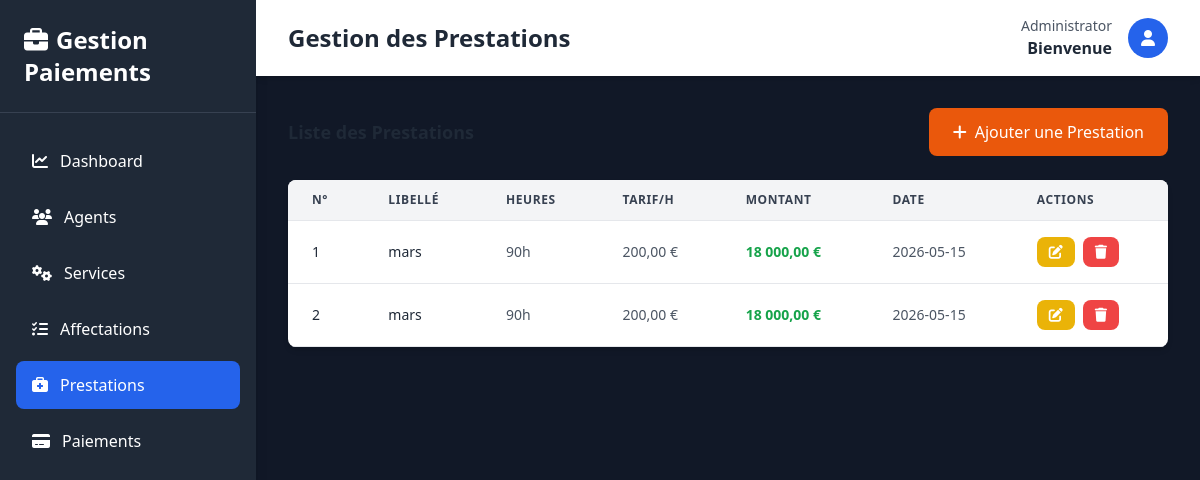
/pages/prestations/index.php (signed in), run on the app's committed database.
### tables this page shows
CREATE TABLE `prestation` (
  `numeroPrest` int(11) NOT NULL,
  `libelle` varchar(100) DEFAULT NULL,
  `nbreHeure` int(11) DEFAULT NULL,
  `salaire_horaire` float DEFAULT NULL,
  `montant` float DEFAULT NULL,
  `date_prestation` date DEFAULT NULL,
  `id_affectation` int(11) NOT NULL
);

### Classes/Prestation.php (called while the page is built, shortened)
<?php
require_once __DIR__ . '/../Config/Database.php';
class Prestation {
    private $numeroPrest;
    private $libelle;
    private $nbreHeure;
    private $salaire_horaire;
    private $montant;
    private $date_prestation;
    public function __construct(
        $libelle = null,
        $nbreHeure = null,
        $salaire_horaire = null,
        $montant = null,
        $date_prestation = null,
        $id_affectation = null,
        $numeroPrest = null
    ) {
        $this->numeroPrest = $numeroPrest;
        $this->libelle = $libelle;
        $this->nbreHeure = $nbreHeure;
        $this->salaire_horaire = $salaire_horaire;
        $this->montant = $montant;
        $this->date_prestation = $date_prestation;
    }
    public function getNumeroPrest() {
        return $this->numeroPrest;
    }
    public function getLibelle() {
        return $this->libelle;
    }
    public function getNbreHeure() {
        return $this->nbreHeure;
    }
    public function getSalaireHoraire() {
        return $this->salaire_horaire;
    }
    public function getMontant() {
        return $this->montant;
    }
    public function getDatePrestation() {
        return $this->date_prestation;
    }
    public static function getAll() {
        $db = Database::getInstance();
        $sql = "SELECT * FROM Prestation";
        $prestations = [];
        try {
            $stmt = $db->prepare($sql);
            $stmt->execute();
            while ($row = $stmt->fetch(PDO::FETCH_ASSOC)) {
                $prestation = new self(
                    $row['libelle'],
                    $row['nbreHeure'],
                    $row['salaire_horaire'],
                    $row['montant'],
                    $row['date_prestation'],
                    $row['id_affectation'],
                    $row['numeroPrest']
                );
                $prestations[] = $prestation;
            }
            return $prestations;
        } catch (PDOException $e) {
            echo "Erreur lors de la récupération : " . $e->getMessage();
            return [];
        }
    }
}
?>

### Config/Database.php (called while the page is built, shortened)
<?php
class Database {
    private static $host = 'localhost';
    private static $db_name = 'gestion_paiement_agents';
    private static $user = 'root';
    private static $password = '';
    private static $conn;
    public static function connect() {
        self::$conn = null;
        try {
            $dsn = 'mysql:host=' . self::$host . ';dbname=' . self::$db_name . ';charset=utf8';
            self::$conn = new PDO($dsn, self::$user, self::$password);
            self::$conn->setAttribute(PDO::ATTR_ERRMODE, PDO::ERRMODE_EXCEPTION);
        } catch (PDOException $e) {
            die('Erreur de connexion : ' . $e->getMessage());
        }
        return self::$conn;
    }
    public static function getInstance() {
        return self::$conn;
    }
}
?>

### pages/prestations/index.php (the view, shortened to what this page needs)
<?php
require_once __DIR__ . '/../../Config/Database.php';
require_once __DIR__ . '/../../Classes/Prestation.php';
$prestations = Prestation::getAll();
?>
<!DOCTYPE html>
<html lang="fr">
<head>
    <script src="https://cdn.tailwindcss.com"></script>
    <link rel="stylesheet" href="https://cdnjs.cloudflare.com/ajax/libs/font-awesome/6.4.0/css/all.min.css">
</head>
<body class="bg-gray-50">
    <div class="flex h-screen bg-gray-900">
        <div class="w-64 bg-gray-800 text-white shadow-lg">
            <div class="p-6 border-b border-gray-700">
                <h1 class="text-2xl font-bold">
                    <i class="fas fa-briefcase mr-2"></i>Gestion Paiements
                </h1>
            </div>
            <nav class="mt-6 px-4">
                <ul class="space-y-2">
                    <li>
                        <a href="../../Dashboard.php" class="flex items-center px-4 py-3 rounded-lg hover:bg-gray-700 transition">
                            <i class="fas fa-chart-line mr-3"></i>Dashboard
                        </a>
                    </li>
                    <li>
                        <a href="../agents/index.php" class="flex items-center px-4 py-3 rounded-lg hover:bg-gray-700 transition">
                            <i class="fas fa-users mr-3"></i>Agents
                        </a>
                    </li>
                    <li>
                        <a href="../services/index.php" class="flex items-center px-4 py-3 rounded-lg hover:bg-gray-700 transition">
                            <i class="fas fa-cogs mr-3"></i>Services
                        </a>
                    </li>
                    <li>
                        <a href="../affectations/index.php" class="flex items-center px-4 py-3 rounded-lg hover:bg-gray-700 transition">
                            <i class="fas fa-tasks mr-3"></i>Affectations
                        </a>
                    </li>
                    <li>
                        <a href="index.php" class="flex items-center px-4 py-3 rounded-lg bg-blue-600 hover:bg-blue-700 transition">
                            <i class="fas fa-briefcase-medical mr-3"></i>Prestations
                        </a>
                    </li>
                    <li>
                        <a href="../paiements/index.php" class="flex items-center px-4 py-3 rounded-lg hover:bg-gray-700 transition">
                            <i class="fas fa-credit-card mr-3"></i>Paiements
                        </a>
                    </li>
                </ul>
            </nav>
        </div>
        <div class="flex-1 flex flex-col overflow-hidden">
            <div class="bg-white shadow-md">
                <div class="max-w-7xl mx-auto px-4 sm:px-6 lg:px-8 py-4 flex justify-between items-center w-full">
                    <h2 class="text-2xl font-bold text-gray-800">Gestion des Prestations</h2>
                    <div class="flex items-center gap-4">
                        <div class="text-right">
                            <p class="text-sm text-gray-600">Administrator</p>
                            <p class="font-semibold text-gray-800">Bienvenue</p>
                        </div>
                        <div class="w-10 h-10 bg-blue-600 rounded-full flex items-center justify-center text-white">
                            <i class="fas fa-user"></i>
                        </div>
                    </div>
                </div>
            </div>
            <div class="flex-1 overflow-auto p-8">
                <div class="flex justify-between items-center mb-6">
                    <h3 class="text-lg font-bold text-gray-800">Liste des Prestations</h3>
                    <a href="add.php" class="bg-orange-600 hover:bg-orange-700 text-white px-6 py-3 rounded-lg flex items-center gap-2 transition">
                        <i class="fas fa-plus"></i> Ajouter une Prestation
                    </a>
                </div>
                <div class="bg-white rounded-lg shadow-md overflow-hidden">
                    <div class="overflow-x-auto">
                        <table class="w-full">
                            <thead class="bg-gray-100 border-b border-gray-200">
                                <tr>
                                    <th class="px-6 py-3 text-left text-xs font-semibold text-gray-700 uppercase tracking-wider">N°</th>
                                    <th class="px-6 py-3 text-left text-xs font-semibold text-gray-700 uppercase tracking-wider">Libellé</th>
                                    <th class="px-6 py-3 text-left text-xs font-semibold text-gray-700 uppercase tracking-wider">Heures</th>
                                    <th class="px-6 py-3 text-left text-xs font-semibold text-gray-700 uppercase tracking-wider">Tarif/h</th>
                                    <th class="px-6 py-3 text-left text-xs font-semibold text-gray-700 uppercase tracking-wider">Montant</th>
                                    <th class="px-6 py-3 text-left text-xs font-semibold text-gray-700 uppercase tracking-wider">Date</th>
                                    <th class="px-6 py-3 text-left text-xs font-semibold text-gray-700 uppercase tracking-wider">Actions</th>
                                </tr>
                            </thead>
                            <tbody>
                                <?php if (empty($prestations)): ?>
                                <tr>
                                    <td colspan="7" class="px-6 py-8 text-center text-gray-500">
                                        <i class="fas fa-inbox text-4xl mb-2"></i>
                                        <p class="mt-2">Aucune prestation trouvée</p>
                                    </td>
                                </tr>
                                <?php else: ?>
                                    <?php foreach ($prestations as $prestation): ?>
                                    <tr class="border-b border-gray-200 hover:bg-gray-50 transition">
                                        <td class="px-6 py-4 whitespace-nowrap text-sm font-medium text-gray-800"><?php echo $prestation->getNumeroPrest(); ?></td>
                                        <td class="px-6 py-4 whitespace-nowrap text-sm text-gray-800"><?php echo $prestation->getLibelle(); ?></td>
                                        <td class="px-6 py-4 whitespace-nowrap text-sm text-gray-600"><?php echo $prestation->getNbreHeure(); ?>h</td>
                                        <td class="px-6 py-4 whitespace-nowrap text-sm text-gray-600"><?php echo number_format($prestation->getSalaireHoraire(), 2, ',', ' '); ?> €</td>
                                        <td class="px-6 py-4 whitespace-nowrap text-sm font-semibold text-green-600"><?php echo number_format($prestation->getMontant(), 2, ',', ' '); ?> €</td>
                                        <td class="px-6 py-4 whitespace-nowrap text-sm text-gray-600"><?php echo $prestation->getDatePrestation(); ?></td>
                                        <td class="px-6 py-4 whitespace-nowrap text-sm gap-2 flex">
                                            <a href="edit.php?id=<?php echo $prestation->getNumeroPrest(); ?>" class="inline-flex items-center px-3 py-2 bg-yellow-500 hover:bg-yellow-600 text-white rounded-lg transition">
                                                <i class="fas fa-edit"></i>
                                            </a>
                                            <a href="delete.php?id=<?php echo $prestation->getNumeroPrest(); ?>" class="inline-flex items-center px-3 py-2 bg-red-500 hover:bg-red-600 text-white rounded-lg transition" onclick="return confirm('Êtes-vous sûr?')">
                                                <i class="fas fa-trash"></i>
                                            </a>
                                        </td>
                                    </tr>
                                    <?php endforeach; ?>
                                <?php endif; ?>
                            </tbody>
                        </table>
                    </div>
                </div>
            </div>
        </div>
    </div>
</body>
</html>

### data on the page
prestation: numeroPrest "1", libelle "mars", nbreHeure "90", salaire_horaire "200,00", montant "18 000,00", date_prestation "2026-05-15"
prestation: numeroPrest "2", libelle "mars", nbreHeure "90", salaire_horaire "200,00", montant "18 000,00", date_prestation "2026-05-15"
